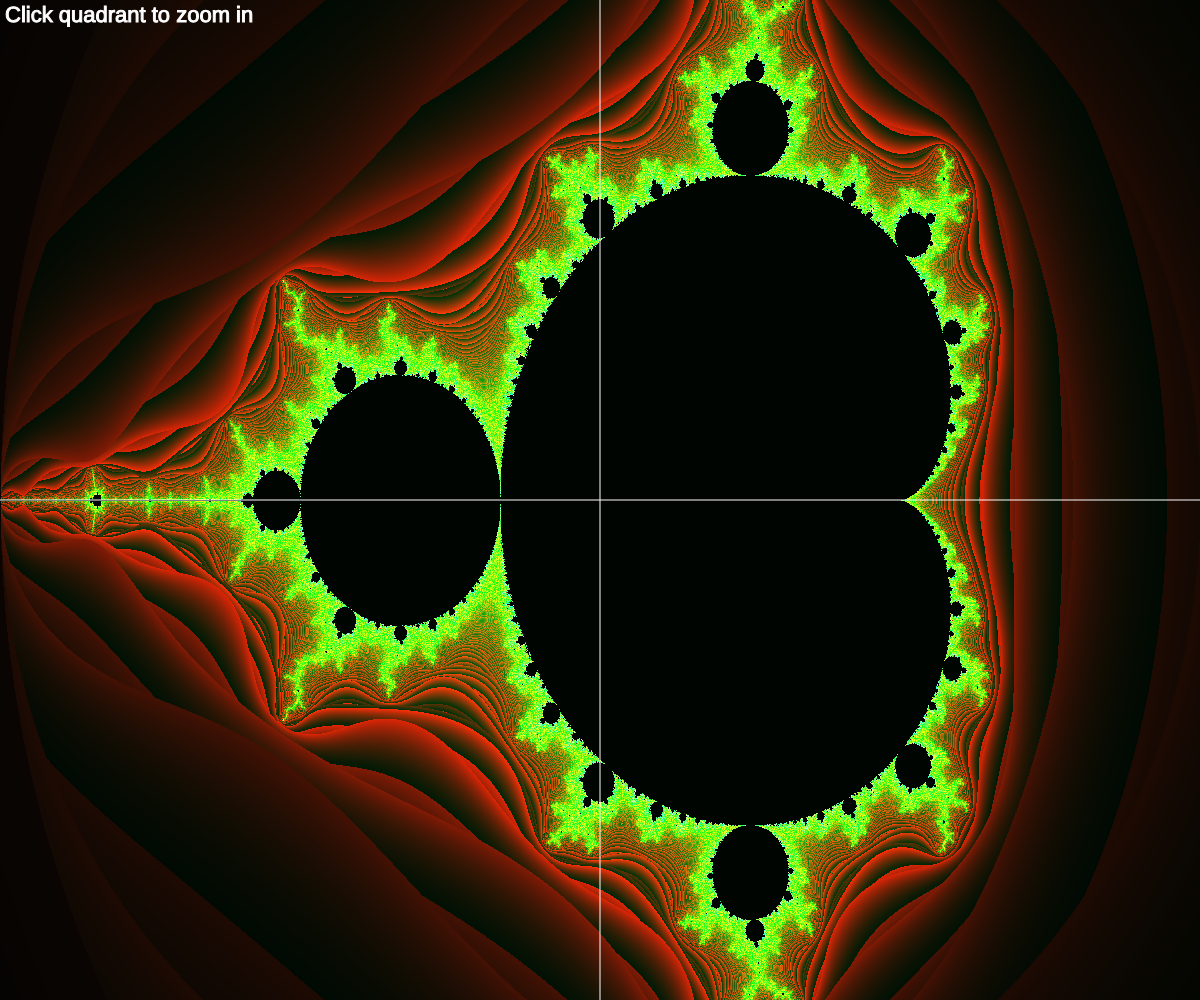
Frame 1 (no input)
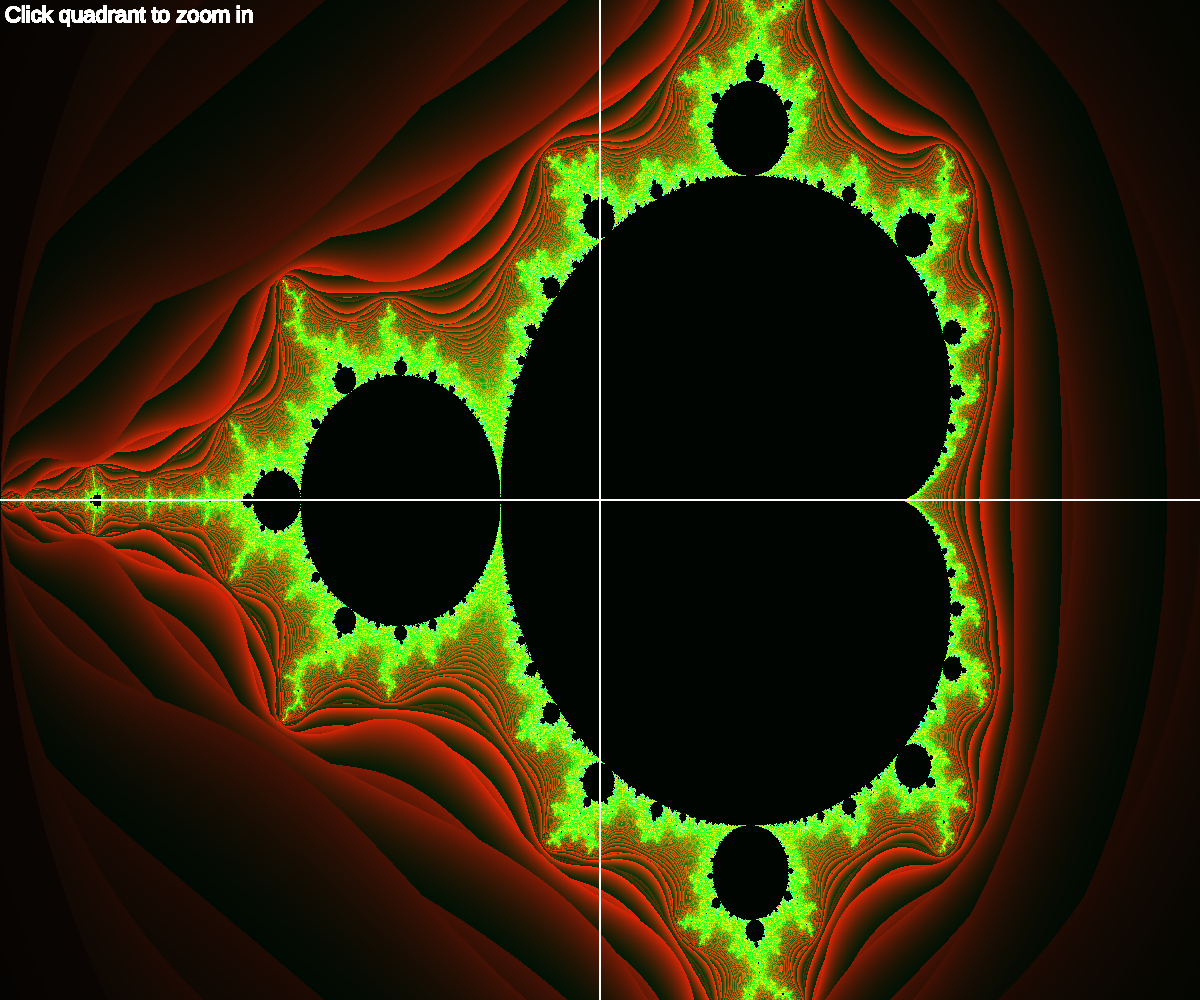
Frame 60 (no input)
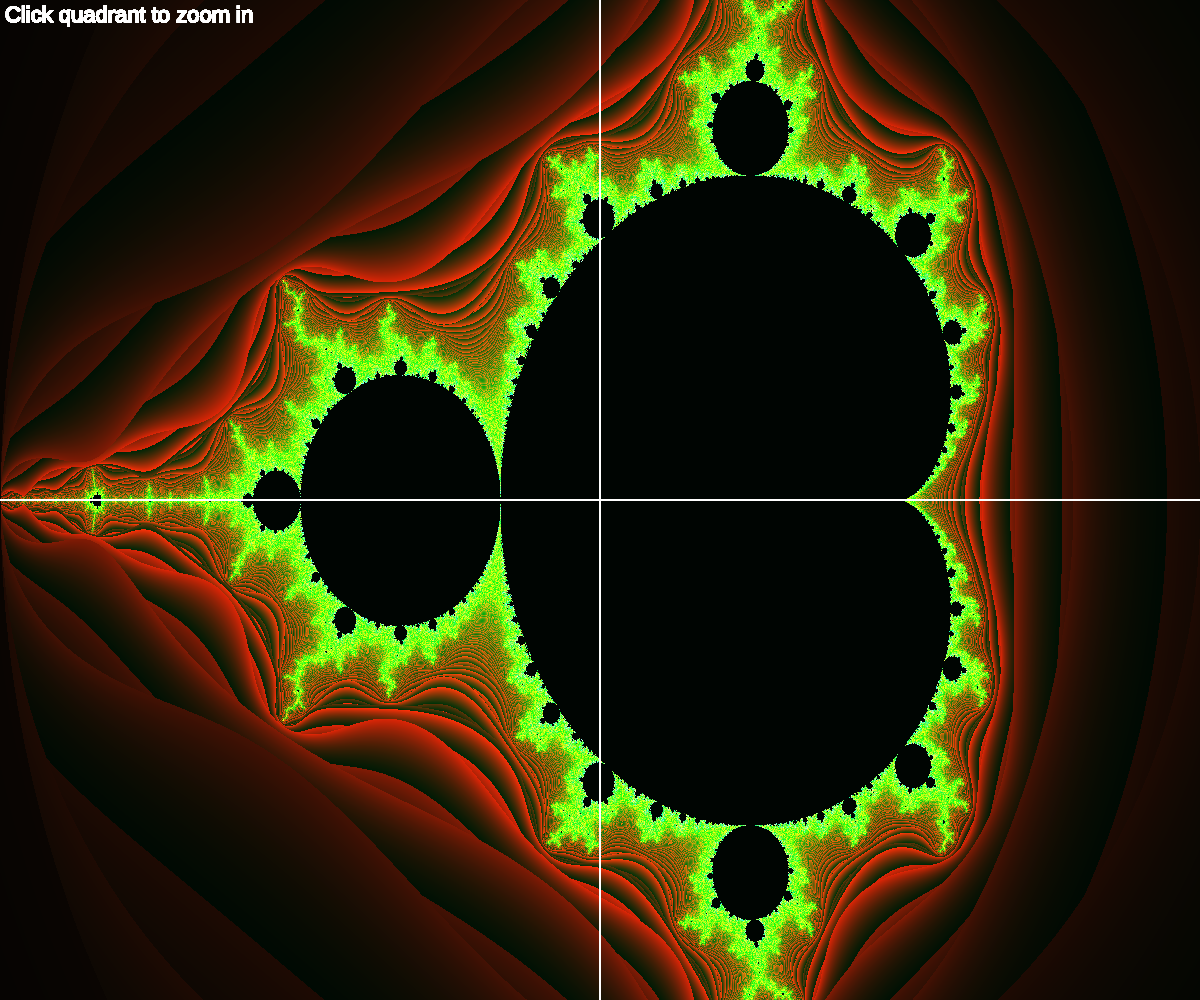
Frame 120 (the mouse pressed at the canvas centre since frame 60)

The p5.js sketch that drew these frames (run headless with seeded random() and noise() and a simulated clock; from frame 60 on, the mouse is pressed at the canvas centre):

// p5.js sketch
// ── sketch.js
var mapX1 = -2.0;
var mapX2 =  1.0;
var mapY1 = -1.0;
var mapY2 =  1.0;

// 2^9 iterations per pixel, change if you want higher/lower precision
var precision = 2**9;

function setup() {
  createCanvas(windowWidth, windowHeight);
  drawMandelbrotSet();
}

function drawMandelbrotSet() {
  loadPixels();
  for (var screenPixelX = 0; screenPixelX < width; screenPixelX++) {
    for (var screenPixelY = 0; screenPixelY < height; screenPixelY++) {
      var x0 = map(screenPixelX, 0, width,  mapX1, mapX2);
      var y0 = map(screenPixelY, 0, height, mapY1, mapY2);
      var x = 0;
      var y = 0;
      xold = 0;
      yold = 0;
      period = 0;

      var i = 0;
      var max_iteration = precision;
      
      while (x*x + y*y <= 4 && i < max_iteration) {
        var xtemp = x*x - y*y + x0;
        y = 2*x*y + y0;
        x = xtemp;
        i = i+1;
      }
      
      // Color function
      if (i < max_iteration ) {
        var log_zn = log(x*x + y*y) / 2;
        var nu = log(log_zn / log(2)) / log(2);
        i = i + 1 - nu;
      }
      
      var b = i % 255;
      var g = (i % 255)*b+1;
      var r = ( (i%1)*b*g ) % 255;
      var pixelColor = color(r, g, b);
      set(screenPixelX, screenPixelY, pixelColor);
    }
  }
  updatePixels();
}

function draw() {
  stroke(255, 255, 255);
  // X axis line
  line(0, windowHeight/2, windowWidth, windowHeight/2);
  // Y axis line
  line(windowWidth/2, 0, windowWidth/2, windowHeight);

  textSize(22);
  fill(255);
  stroke(255);
  text("Click quadrant to zoom in", 5, 5, 500, 100);
}

function mouseClicked() {
  print(mouseX, mouseY);
  if (mouseX < windowWidth/2 && mouseY < windowHeight/2){
    print("Upper left quadrant");
    mapX2 = mapX2 - ((mapX2 - mapX1)/2);
    mapY2 = mapY2 - ((mapY2 - mapY1)/2);
  } 
  else if (mouseX > windowWidth/2 && mouseY < windowHeight/2){
    print("Upper right quadrant");
    mapX1 = mapX1 - ((mapX1 - mapX2)/2);
    mapY2 = mapY2 - ((mapY2 - mapY1)/2);
  } 
  else if (mouseX < windowWidth/2 && mouseY > windowHeight/2){
    print("Bottom left quadrant");
    mapX2 = mapX2 - ((mapX2 - mapX1)/2);
    mapY1 = mapY1 - ((mapY1 - mapY2)/2);
  } 
  else if (mouseX > windowWidth/2 && mouseY > windowHeight/2){
    print("Bottom right quadrant");
    mapX1 = mapX1 - ((mapX1 - mapX2)/2);
    mapY1 = mapY1 - ((mapY1 - mapY2)/2);
  } 

  drawMandelbrotSet();
}

function windowResized() {
  resizeCanvas(windowWidth, windowHeight);
  drawMandelbrotSet();
  redraw();
}
